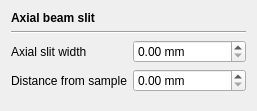
<?xml version="1.0" encoding="UTF-8"?>
<ui version="4.0">
 <class>OpticsConfigPageTslitForm</class>
 <widget class="QWidget" name="OpticsConfigPageTslitForm">
  <property name="geometry">
   <rect>
    <x>0</x>
    <y>0</y>
    <width>257</width>
    <height>111</height>
   </rect>
  </property>
  <property name="windowTitle">
   <string>Form</string>
  </property>
  <layout class="QGridLayout" name="gridLayout">
   <item row="0" column="0">
    <widget class="QLabel" name="label">
     <property name="font">
      <font>
       <weight>75</weight>
       <bold>true</bold>
      </font>
     </property>
     <property name="text">
      <string>Axial beam slit</string>
     </property>
    </widget>
   </item>
   <item row="1" column="0" colspan="2">
    <widget class="Line" name="line">
     <property name="orientation">
      <enum>Qt::Horizontal</enum>
     </property>
    </widget>
   </item>
   <item row="2" column="0">
    <widget class="QLabel" name="label_2">
     <property name="text">
      <string>Axial slit width</string>
     </property>
    </widget>
   </item>
   <item row="2" column="1">
    <widget class="QDoubleSpinBox" name="doubleSpinBoxTslitH">
     <property name="toolTip">
      <string>TSlitH</string>
     </property>
     <property name="suffix">
      <string> mm</string>
     </property>
    </widget>
   </item>
   <item row="3" column="0">
    <widget class="QLabel" name="label_3">
     <property name="text">
      <string>Distance from sample</string>
     </property>
    </widget>
   </item>
   <item row="3" column="1">
    <widget class="QDoubleSpinBox" name="doubleSpinBoxTslitR">
     <property name="toolTip">
      <string>TSlitR</string>
     </property>
     <property name="suffix">
      <string> mm</string>
     </property>
     <property name="maximum">
      <double>9999.000000000000000</double>
     </property>
    </widget>
   </item>
   <item row="4" column="0">
    <spacer name="verticalSpacer">
     <property name="orientation">
      <enum>Qt::Vertical</enum>
     </property>
     <property name="sizeHint" stdset="0">
      <size>
       <width>20</width>
       <height>40</height>
      </size>
     </property>
    </spacer>
   </item>
  </layout>
 </widget>
 <resources/>
 <connections/>
</ui>
